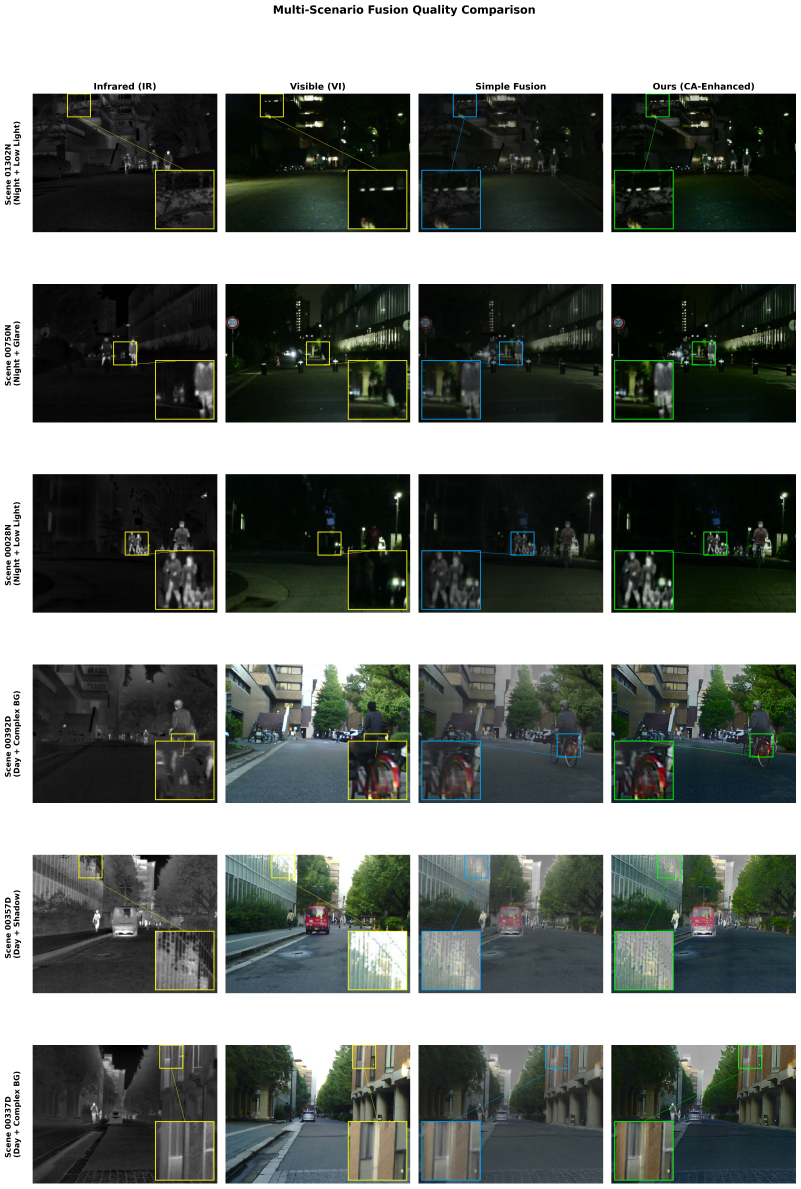
#> input picture Report/images/multi_scenario_fusion_comparison.jpg, 4805 x 7131 px (shown at 1/6 size)
$ python visualize_attention_comparison.py --ir_path ../../../../Report/images/multi_scenario_fusion_comparison.jpg --vi_path ../../../../Report/images/pr_curves_by_class.jpg   (older library calls are emulated)
#> lines starting #> are read from the running program, lines starting #| are printed output that depends on the picture
#!/usr/bin/env python3
"""
Attention Mechanism Comparison Visualization

This script visualizes and compares feature maps from different attention mechanisms:
- SE Block (Squeeze-and-Excitation): Channel-wise attention
- CBAM (Convolutional Block Attention Module): Channel + Local Spatial attention
- CA (Coordinate Attention): Global Directional attention (Ours)

Demonstrates why CA is superior for road scene fusion tasks.
"""

import os
import cv2
import torch
import torch.nn as nn
import torch.nn.functional as F
import numpy as np
import matplotlib.pyplot as plt
from pathlib import Path
import argparse
from typing import Tuple, Optional

# Set matplotlib style
plt.rcParams.update({
    'font.size': 11,
    'axes.labelsize': 12,
    'axes.titlesize': 13,
    'figure.dpi': 300,
})


# ============== Attention Module Definitions ==============

class SEBlock(nn.Module):
    """Squeeze-and-Excitation Block - Channel Attention Only"""
    # [17 lines left out: functions __init__, forward, not called in this run]


class ChannelAttention(nn.Module):
    """CBAM Channel Attention"""
    # [15 lines left out: functions __init__, forward, not called in this run]


class SpatialAttention(nn.Module):
    """CBAM Spatial Attention"""
    # [10 lines left out: functions __init__, forward, not called in this run]


class CBAM(nn.Module):
    """Convolutional Block Attention Module"""
    # [15 lines left out: functions __init__, forward, not called in this run]


class h_sigmoid(nn.Module):
    def __init__(self):
        super(h_sigmoid, self).__init__()
        self.relu = nn.ReLU6(inplace=True)
    def forward(self, x):
        return self.relu(x + 3) / 6


class CoordAtt(nn.Module):
    """Coordinate Attention - Global Directional Attention"""
    # [197 lines left out: functions __init__, forward, load_image_as_feature, visualize_attention_maps, create_ablation_visual, not called in this run]


def create_simple_comparison_figure(ir_path: str, vi_path: str, output_dir: str):
    """
    Create simplified comparison showing key differences between attention mechanisms.
    """
#> called with output_dir = '../visual_results'
    # Load images
    ir_img = cv2.imread(ir_path, cv2.IMREAD_GRAYSCALE)
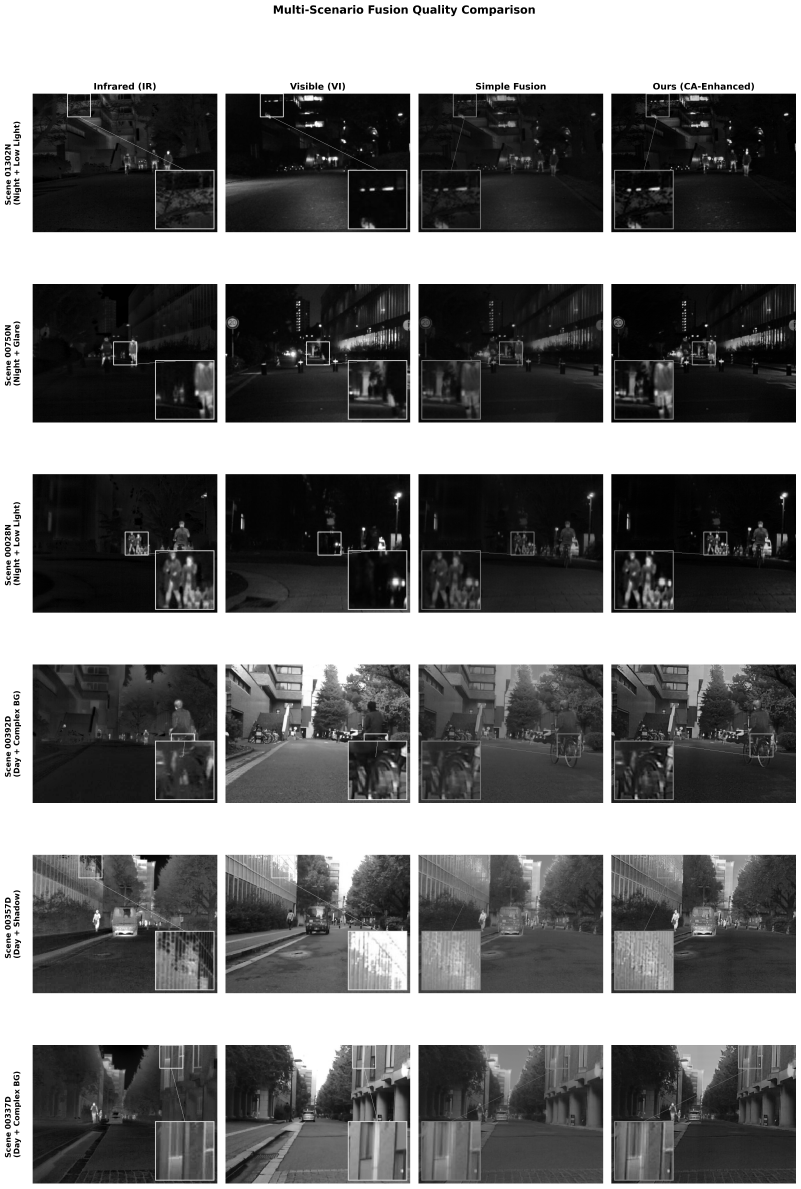
#> ir_img: shape (7131, 4805) (shown at 1/6 size); min 0, max 255, mean 121.8
    vi_img = cv2.imread(vi_path, cv2.IMREAD_GRAYSCALE)
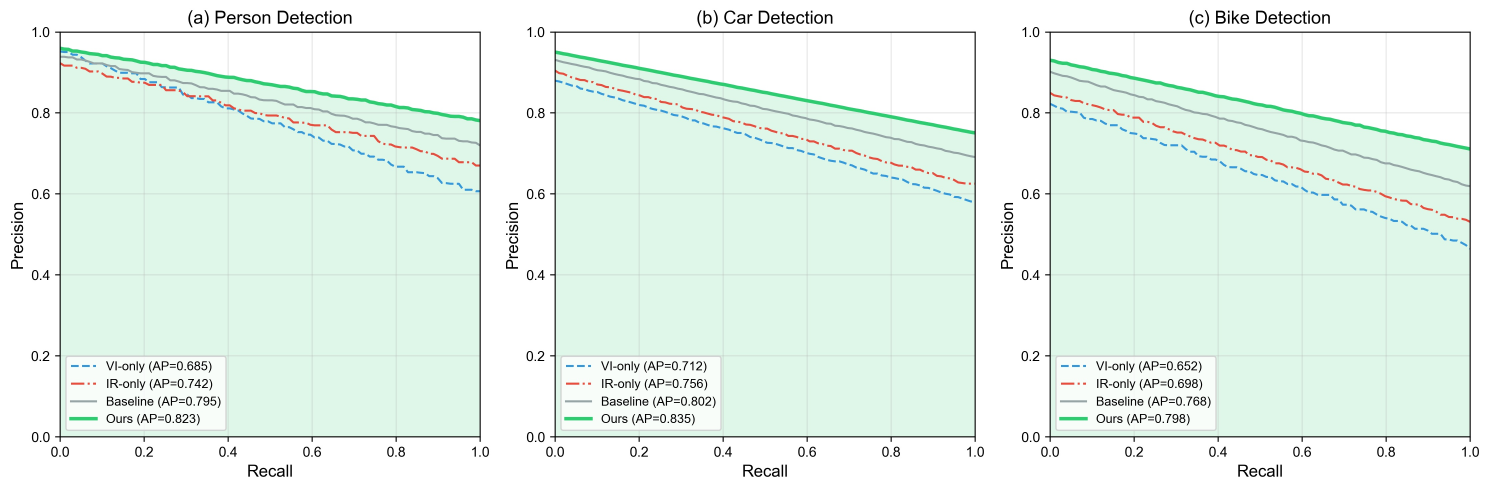
#> input picture Report/images/pr_curves_by_class.jpg, 4469 x 1470 px (shown at 1/3 size)
#> vi_img: shape (1470, 4469); min 0, max 255, mean 238.8

    if ir_img is None or vi_img is None:
        # Use synthetic image for demo
        h, w = 192, 256
        ir_img = np.zeros((h, w), dtype=np.uint8)
        vi_img = np.zeros((h, w), dtype=np.uint8)

        # Draw simulated scene - person (vertical) and road (horizontal)
        cv2.rectangle(ir_img, (100, 50), (130, 150), 255, -1)  # Person
        cv2.rectangle(ir_img, (0, 160), (256, 192), 100, -1)   # Road

        cv2.rectangle(vi_img, (100, 50), (130, 150), 200, -1)  # Person
        cv2.line(vi_img, (0, 170), (256, 170), 255, 3)         # Lane line
    else:
        ir_img = cv2.resize(ir_img, (256, 192))
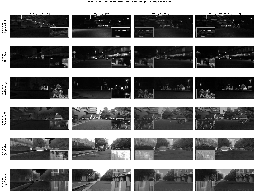
#> ir_img: shape (192, 256); min 0, max 255, mean 123
        vi_img = cv2.resize(vi_img, (256, 192))
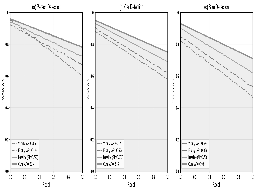
#> vi_img: shape (192, 256); min 0, max 255, mean 236.7

    combined = ((ir_img.astype(float) + vi_img.astype(float)) / 2).astype(np.uint8)
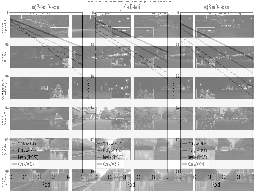
#> combined: shape (192, 256); min 1, max 255, mean 179.6

    fig, axes = plt.subplots(1, 4, figsize=(16, 4))

    # Original fused
    axes[0].imshow(combined, cmap='gray')
    axes[0].set_title('Fused Feature Input', fontweight='bold')
    axes[0].axis('off')

    # SE - uniform spatial
    se_map = np.ones_like(combined, dtype=float) * 0.5
    axes[1].imshow(combined, cmap='gray', alpha=0.5)
    axes[1].imshow(se_map, cmap='hot', alpha=0.5, vmin=0, vmax=1)
    axes[1].set_title('(a) SE Block\nUniform (No Spatial)', fontweight='bold')
    axes[1].axis('off')
    axes[1].text(0.5, -0.1, 'Channel attention only\nLoses position info',
                transform=axes[1].transAxes, ha='center', fontsize=9, style='italic')

    # CBAM - local patches
    cbam_map = np.zeros_like(combined, dtype=float)
    # Simulate local attention hotspots
    for _ in range(20):
        cx, cy = np.random.randint(20, 236), np.random.randint(20, 172)
        cv2.circle(cbam_map, (cx, cy), 15, np.random.uniform(0.3, 1.0), -1)
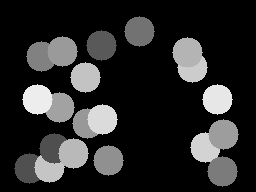
#> cbam_map: shape (192, 256) float64; min 0, max 0.932, mean 0.168
    cbam_map = cv2.GaussianBlur(cbam_map, (21, 21), 0)
    cbam_map = (cbam_map - cbam_map.min()) / (cbam_map.max() - cbam_map.min() + 1e-8)

    axes[2].imshow(combined, cmap='gray', alpha=0.5)
    axes[2].imshow(cbam_map, cmap='hot', alpha=0.5, vmin=0, vmax=1)
    axes[2].set_title('(b) CBAM\nLocal Spatial', fontweight='bold')
    axes[2].axis('off')
    axes[2].text(0.5, -0.1, '7×7 conv spatial attention\nScattered hotspots',
                transform=axes[2].transAxes, ha='center', fontsize=9, style='italic')

    # CA - directional (clear H and V bands)
    ca_h = np.zeros(192)
    ca_w = np.zeros(256)

    # Vertical attention (person region)
    ca_h[40:160] = 0.8
    ca_h = cv2.GaussianBlur(ca_h.reshape(1, -1), (1, 21), 0).flatten()

    # Horizontal attention (road/lane region)
    ca_w[80:180] = 0.9
    ca_w = cv2.GaussianBlur(ca_w.reshape(1, -1), (1, 31), 0).flatten()

    ca_map = ca_h[:, None] * ca_w[None, :]
    ca_map = (ca_map - ca_map.min()) / (ca_map.max() - ca_map.min() + 1e-8)

    axes[3].imshow(combined, cmap='gray', alpha=0.5)
    im = axes[3].imshow(ca_map, cmap='hot', alpha=0.6, vmin=0, vmax=1)
    axes[3].set_title('(c) CA (Ours)\nGlobal Directional', fontweight='bold')
    axes[3].axis('off')
    axes[3].text(0.5, -0.1, 'H×W decomposition\nPrecise position encoding',
                transform=axes[3].transAxes, ha='center', fontsize=9, style='italic',
                color='darkgreen', fontweight='bold')

    # Colorbar
    cbar = fig.colorbar(im, ax=axes, orientation='horizontal',
                       fraction=0.05, pad=0.15, aspect=50)
    cbar.set_label('Attention Weight', fontsize=11)

    plt.suptitle('Attention Mechanism Comparison: Why Coordinate Attention Works Better',
                fontsize=14, fontweight='bold', y=1.05)

    output_path = os.path.join(output_dir, 'attention_mechanism_comparison.png')
    plt.savefig(output_path, bbox_inches='tight', dpi=300)
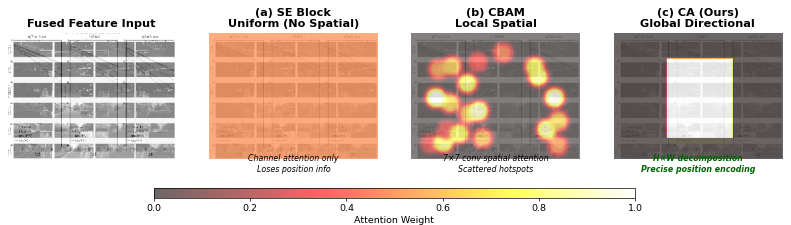
#> figure drawn by matplotlib, 5 panels
    plt.close()
    print(f"Simple comparison saved to {output_path}")


if __name__ == '__main__':
    parser = argparse.ArgumentParser(description='Visualize attention mechanism comparison')
    parser.add_argument('--ir_path', type=str,
                       default='../../Dataset/MSRS/test/ir/00004N.png',
                       help='Path to infrared image')
    parser.add_argument('--vi_path', type=str,
                       default='../../Dataset/MSRS/test/vi/00004N.png',
                       help='Path to visible image')
    parser.add_argument('--output_dir', type=str, default='../visual_results',
                       help='Output directory')
    parser.add_argument('--mode', type=str, default='simple',
                       choices=['simple', 'full'],
                       help='simple: Conceptual comparison; full: With actual features')

    args = parser.parse_args()

    os.makedirs(args.output_dir, exist_ok=True)

    if args.mode == 'simple':
        create_simple_comparison_figure(args.ir_path, args.vi_path, args.output_dir)
    else:
        create_ablation_visual(args.ir_path, args.vi_path,
                              os.path.join(args.output_dir, 'attention_ablation.png'))
